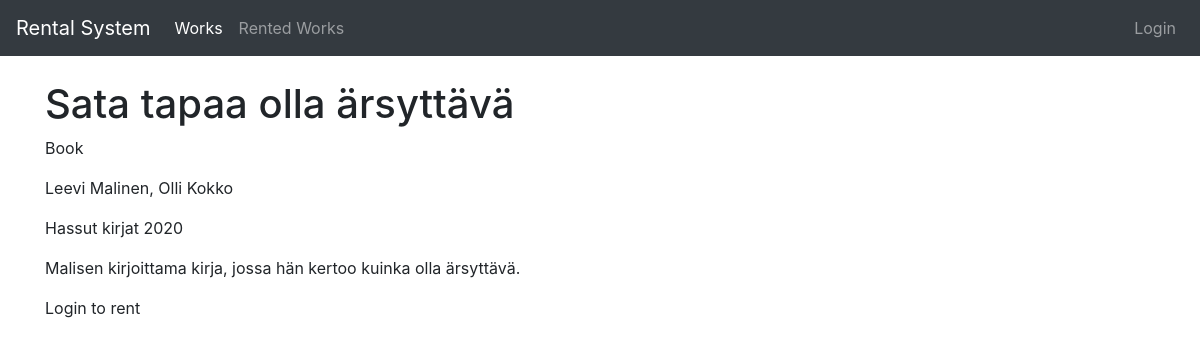
Screenshot of /work/1/ with the database file from the repository.
### rental_system/models.py (models this page shows, shortened)
class Work(models.Model):
    creators = models.ManyToManyField(Creator)
    type = models.ForeignKey(Type, on_delete=models.CASCADE)
    genres = models.ManyToManyField(Genre)
    publishers = models.ManyToManyField(Publisher)
    title = models.CharField(max_length=200)
    desc = models.CharField(max_length=200)
    pub_date = models.IntegerField()

class Type(models.Model):
    type = models.CharField(max_length=200)
    def __str__(self):
        return self.type

class Creator(models.Model):
    first_name = models.CharField(max_length=200)
    last_name = models.CharField(max_length=200)
    def __str__(self):
        return self.first_name + " " + self.last_name

class Publisher(models.Model):
    publisher = models.CharField(max_length=50)
    def __str__(self):
        return self.publisher

### rental_system/views.py (the view)
# urls.py: path('work/<int:work_id>/', views.work, name='work'),
def work(request, work_id):
    work = Work.objects.get(pk=work_id)
    return render(request, 'rental_system/work.html', {'work': work})

### rental_system/templates/rental_system/work.html
{% extends 'base.html' %}
{% block content %}
<div class="container">
    <h1>{{ work.title }}</h1>
    <p>{{ work.type }}</p>
    <p>{{ work.creators.all|join:", " }}</p>
    <p>{{ work.publishers.all|join:", "}} {{ work.pub_date }}</p>
    <p>{{ work.desc }}</p>
    {% if user.is_authenticated %}
    <button onclick='alert("{{ work.title }}")'>Rent</button>
    {% else %}
    <p>Login to rent</p>
    {% endif %}
</div>
{% endblock %}

### rows the page displays
Work: title "Sata tapaa olla ärsyttävä", type "Book", creators.all "Leevi Malinen, Olli Kokko", publishers.all "Hassut kirjat", pub_date "2020", desc "Malisen kirjoittama kirja, jossa hän kertoo kuinka olla ärsyttävä."
